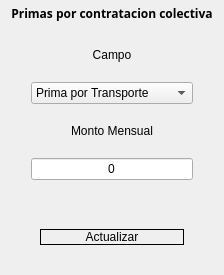
        <widget class="QFrame" name="asd4">
         <property name="maximumSize">
          <size>
           <width>500</width>
           <height>580</height>
          </size>
         </property>
         <property name="styleSheet">
          <string notr="true"/>
         </property>
         <layout class="QVBoxLayout" name="verticalLayout_11" stretch="1,9">
          <property name="topMargin">
           <number>5</number>
          </property>
          <item>
           <widget class="QLabel" name="label_48">
            <property name="font">
             <font>
              <family>Trebuchet MS</family>
              <weight>75</weight>
              <bold>true</bold>
             </font>
            </property>
            <property name="text">
             <string>Primas por contratacion colectiva</string>
            </property>
            <property name="alignment">
             <set>Qt::AlignCenter</set>
            </property>
           </widget>
          </item>
          <item>
           <layout class="QVBoxLayout" name="verticalLayout_20" stretch="6,0">
            <property name="spacing">
             <number>40</number>
            </property>
            <property name="leftMargin">
             <number>20</number>
            </property>
            <property name="topMargin">
             <number>20</number>
            </property>
            <property name="rightMargin">
             <number>20</number>
            </property>
            <property name="bottomMargin">
             <number>10</number>
            </property>
            <item>
             <layout class="QVBoxLayout" name="verticalLayout_21" stretch="0,0,0,0">
              <property name="spacing">
               <number>20</number>
              </property>
              <property name="leftMargin">
               <number>0</number>
              </property>
              <property name="topMargin">
               <number>0</number>
              </property>
              <property name="rightMargin">
               <number>0</number>
              </property>
              <property name="bottomMargin">
               <number>0</number>
              </property>
              <item>
               <widget class="QLabel" name="label_54">
                <property name="text">
                 <string>Campo</string>
                </property>
                <property name="alignment">
                 <set>Qt::AlignCenter</set>
                </property>
               </widget>
              </item>
              <item>
               <widget class="QComboBox" name="contratacion">
                <property name="cursor">
                 <cursorShape>PointingHandCursor</cursorShape>
                </property>
                <item>
                 <property name="text">
                  <string>Prima por Transporte</string>
                 </property>
                </item>
                <item>
                 <property name="text">
                  <string>Prima por Hogar</string>
                 </property>
                </item>
                <item>
                 <property name="text">
                  <string>Prima por Alimentacion</string>
                 </property>
                </item>
                <item>
                 <property name="text">
                  <string>Prima por Hijo</string>
                 </property>
                </item>
               </widget>
              </item>
              <item>
               <widget class="QLabel" name="label_53">
                <property name="text">
                 <string>Monto Mensual</string>
                </property>
                <property name="alignment">
                 <set>Qt::AlignCenter</set>
                </property>
               </widget>
              </item>
              <item>
               <widget class="QLineEdit" name="contratacion_input">
                <property name="text">
                 <string>0</string>
                </property>
                <property name="alignment">
                 <set>Qt::AlignCenter</set>
                </property>
               </widget>
              </item>
             </layout>
            </item>
            <item>
             <widget class="QFrame" name="frame_3">
              <property name="styleSheet">
               <string notr="true">border:none;</string>
              </property>
              <property name="frameShape">
               <enum>QFrame::StyledPanel</enum>
              </property>
              <property name="frameShadow">
               <enum>QFrame::Raised</enum>
              </property>
              <layout class="QVBoxLayout" name="verticalLayout_22">
               <item>
                <widget class="QPushButton" name="update_contratacion">
                 <property name="cursor">
                  <cursorShape>PointingHandCursor</cursorShape>
                 </property>
                 <property name="styleSheet">
                  <string notr="true">border:1px solid #000;</string>
                 </property>
                 <property name="text">
                  <string>Actualizar</string>
                 </property>
                </widget>
               </item>
              </layout>
             </widget>
            </item>
           </layout>
          </item>
         </layout>
        </widget>
